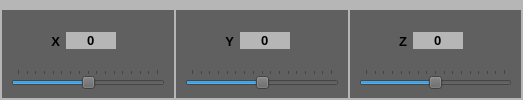
     <widget class="QWidget" name="widPointController" native="true">
      <property name="sizePolicy">
       <sizepolicy hsizetype="Preferred" vsizetype="Maximum">
        <horstretch>0</horstretch>
        <verstretch>0</verstretch>
       </sizepolicy>
      </property>
      <property name="styleSheet">
       <string notr="true">background-color: rgb(182, 182, 182);
</string>
      </property>
      <layout class="QHBoxLayout" name="horizontalLayout_11">
       <property name="spacing">
        <number>2</number>
       </property>
       <property name="leftMargin">
        <number>2</number>
       </property>
       <property name="topMargin">
        <number>10</number>
       </property>
       <property name="rightMargin">
        <number>2</number>
       </property>
       <property name="bottomMargin">
        <number>2</number>
       </property>
       <item>
        <widget class="QWidget" name="widPointXControlPanel" native="true">
         <property name="styleSheet">
          <string notr="true">background-color: rgb(96, 96, 96);</string>
         </property>
         <layout class="QVBoxLayout" name="verticalLayout_12">
          <item>
           <widget class="QWidget" name="widget_14" native="true">
            <layout class="QHBoxLayout" name="horizontalLayout_8">
             <property name="leftMargin">
              <number>0</number>
             </property>
             <property name="topMargin">
              <number>0</number>
             </property>
             <property name="rightMargin">
              <number>9</number>
             </property>
             <property name="bottomMargin">
              <number>0</number>
             </property>
             <item>
              <spacer name="horizontalSpacer">
               <property name="orientation">
                <enum>Qt::Horizontal</enum>
               </property>
               <property name="sizeHint" stdset="0">
                <size>
                 <width>40</width>
                 <height>20</height>
                </size>
               </property>
              </spacer>
             </item>
             <item>
              <widget class="QLabel" name="lblPointX">
               <property name="sizePolicy">
                <sizepolicy hsizetype="Preferred" vsizetype="Preferred">
                 <horstretch>0</horstretch>
                 <verstretch>0</verstretch>
                </sizepolicy>
               </property>
               <property name="maximumSize">
                <size>
                 <width>60</width>
                 <height>16777215</height>
                </size>
               </property>
               <property name="font">
                <font>
                 <pointsize>10</pointsize>
                 <weight>75</weight>
                 <bold>true</bold>
                </font>
               </property>
               <property name="text">
                <string>X</string>
               </property>
               <property name="alignment">
                <set>Qt::AlignRight|Qt::AlignTrailing|Qt::AlignVCenter</set>
               </property>
              </widget>
             </item>
             <item>
              <widget class="QLineEdit" name="edtPointPosX">
               <property name="maximumSize">
                <size>
                 <width>50</width>
                 <height>16777215</height>
                </size>
               </property>
               <property name="font">
                <font>
                 <pointsize>10</pointsize>
                 <weight>75</weight>
                 <bold>true</bold>
                </font>
               </property>
               <property name="styleSheet">
                <string notr="true">background-color: rgb(182, 182, 182);
</string>
               </property>
               <property name="text">
                <string>0</string>
               </property>
               <property name="frame">
                <bool>false</bool>
               </property>
               <property name="alignment">
                <set>Qt::AlignCenter</set>
               </property>
               <property name="readOnly">
                <bool>false</bool>
               </property>
              </widget>
             </item>
             <item>
              <spacer name="horizontalSpacer_2">
               <property name="orientation">
                <enum>Qt::Horizontal</enum>
               </property>
               <property name="sizeHint" stdset="0">
                <size>
                 <width>40</width>
                 <height>20</height>
                </size>
               </property>
              </spacer>
             </item>
            </layout>
           </widget>
          </item>
          <item>
           <widget class="QSlider" name="sldNodePosX">
            <property name="minimum">
             <number>-48</number>
            </property>
            <property name="maximum">
             <number>48</number>
            </property>
            <property name="value">
             <number>0</number>
            </property>
            <property name="orientation">
             <enum>Qt::Horizontal</enum>
            </property>
            <property name="tickPosition">
             <enum>QSlider::TicksAbove</enum>
            </property>
            <property name="tickInterval">
             <number>6</number>
            </property>
           </widget>
          </item>
         </layout>
        </widget>
       </item>
       <item>
        <widget class="QWidget" name="widPointYControlPanel" native="true">
         <property name="styleSheet">
          <string notr="true">background-color: rgb(96, 96, 96);</string>
         </property>
         <layout class="QVBoxLayout" name="verticalLayout_13">
          <item>
           <widget class="QWidget" name="widget_16" native="true">
            <layout class="QHBoxLayout" name="horizontalLayout_9">
             <property name="leftMargin">
              <number>0</number>
             </property>
             <property name="topMargin">
              <number>0</number>
             </property>
             <property name="rightMargin">
              <number>9</number>
             </property>
             <property name="bottomMargin">
              <number>0</number>
             </property>
             <item>
              <spacer name="horizontalSpacer_3">
               <property name="orientation">
                <enum>Qt::Horizontal</enum>
               </property>
               <property name="sizeHint" stdset="0">
                <size>
                 <width>40</width>
                 <height>20</height>
                </size>
               </property>
              </spacer>
             </item>
             <item>
              <widget class="QLabel" name="lblPointY">
               <property name="sizePolicy">
                <sizepolicy hsizetype="Preferred" vsizetype="Preferred">
                 <horstretch>0</horstretch>
                 <verstretch>0</verstretch>
                </sizepolicy>
               </property>
               <property name="maximumSize">
                <size>
                 <width>60</width>
                 <height>16777215</height>
                </size>
               </property>
               <property name="font">
                <font>
                 <pointsize>10</pointsize>
                 <weight>75</weight>
                 <bold>true</bold>
                </font>
               </property>
               <property name="text">
                <string>Y</string>
               </property>
               <property name="alignment">
                <set>Qt::AlignRight|Qt::AlignTrailing|Qt::AlignVCenter</set>
               </property>
              </widget>
             </item>
             <item>
              <widget class="QLineEdit" name="edtPointPosY">
               <property name="maximumSize">
                <size>
                 <width>50</width>
                 <height>16777215</height>
                </size>
               </property>
               <property name="font">
                <font>
                 <pointsize>10</pointsize>
                 <weight>75</weight>
                 <bold>true</bold>
                </font>
               </property>
               <property name="styleSheet">
                <string notr="true">background-color: rgb(182, 182, 182);
</string>
               </property>
               <property name="text">
                <string>0</string>
               </property>
               <property name="frame">
                <bool>false</bool>
               </property>
               <property name="alignment">
                <set>Qt::AlignCenter</set>
               </property>
               <property name="readOnly">
                <bool>false</bool>
               </property>
              </widget>
             </item>
             <item>
              <spacer name="horizontalSpacer_4">
               <property name="orientation">
                <enum>Qt::Horizontal</enum>
               </property>
               <property name="sizeHint" stdset="0">
                <size>
                 <width>40</width>
                 <height>20</height>
                </size>
               </property>
              </spacer>
             </item>
            </layout>
           </widget>
          </item>
          <item>
           <widget class="QSlider" name="sldNodePosY">
            <property name="minimum">
             <number>-48</number>
            </property>
            <property name="maximum">
             <number>48</number>
            </property>
            <property name="orientation">
             <enum>Qt::Horizontal</enum>
            </property>
            <property name="tickPosition">
             <enum>QSlider::TicksAbove</enum>
            </property>
            <property name="tickInterval">
             <number>6</number>
            </property>
           </widget>
          </item>
         </layout>
        </widget>
       </item>
       <item>
        <widget class="QWidget" name="widPointZControlPanel" native="true">
         <property name="styleSheet">
          <string notr="true">background-color: rgb(96, 96, 96);</string>
         </property>
         <layout class="QVBoxLayout" name="verticalLayout_14">
          <item>
           <widget class="QWidget" name="widget_18" native="true">
            <layout class="QHBoxLayout" name="horizontalLayout_10">
             <property name="leftMargin">
              <number>0</number>
             </property>
             <property name="topMargin">
              <number>0</number>
             </property>
             <property name="rightMargin">
              <number>9</number>
             </property>
             <property name="bottomMargin">
              <number>0</number>
             </property>
             <item>
              <spacer name="horizontalSpacer_5">
               <property name="orientation">
                <enum>Qt::Horizontal</enum>
               </property>
               <property name="sizeHint" stdset="0">
                <size>
                 <width>40</width>
                 <height>20</height>
                </size>
               </property>
              </spacer>
             </item>
             <item>
              <widget class="QLabel" name="lblPointZ">
               <property name="sizePolicy">
                <sizepolicy hsizetype="Preferred" vsizetype="Preferred">
                 <horstretch>0</horstretch>
                 <verstretch>0</verstretch>
                </sizepolicy>
               </property>
               <property name="maximumSize">
                <size>
                 <width>60</width>
                 <height>16777215</height>
                </size>
               </property>
               <property name="font">
                <font>
                 <pointsize>10</pointsize>
                 <weight>75</weight>
                 <bold>true</bold>
                </font>
               </property>
               <property name="text">
                <string>Z</string>
               </property>
               <property name="alignment">
                <set>Qt::AlignRight|Qt::AlignTrailing|Qt::AlignVCenter</set>
               </property>
              </widget>
             </item>
             <item>
              <widget class="QLineEdit" name="edtPointPosZ">
               <property name="maximumSize">
                <size>
                 <width>50</width>
                 <height>16777215</height>
                </size>
               </property>
               <property name="font">
                <font>
                 <pointsize>10</pointsize>
                 <weight>75</weight>
                 <bold>true</bold>
                </font>
               </property>
               <property name="styleSheet">
                <string notr="true">background-color: rgb(182, 182, 182);
</string>
               </property>
               <property name="text">
                <string>0</string>
               </property>
               <property name="frame">
                <bool>false</bool>
               </property>
               <property name="alignment">
                <set>Qt::AlignCenter</set>
               </property>
               <property name="readOnly">
                <bool>false</bool>
               </property>
              </widget>
             </item>
             <item>
              <spacer name="horizontalSpacer_6">
               <property name="orientation">
                <enum>Qt::Horizontal</enum>
               </property>
               <property name="sizeHint" stdset="0">
                <size>
                 <width>40</width>
                 <height>20</height>
                </size>
               </property>
              </spacer>
             </item>
            </layout>
           </widget>
          </item>
          <item>
           <widget class="QSlider" name="sldNodePosZ">
            <property name="minimum">
             <number>-48</number>
            </property>
            <property name="maximum">
             <number>48</number>
            </property>
            <property name="value">
             <number>0</number>
            </property>
            <property name="orientation">
             <enum>Qt::Horizontal</enum>
            </property>
            <property name="tickPosition">
             <enum>QSlider::TicksAbove</enum>
            </property>
            <property name="tickInterval">
             <number>6</number>
            </property>
           </widget>
          </item>
         </layout>
        </widget>
       </item>
      </layout>
     </widget>
